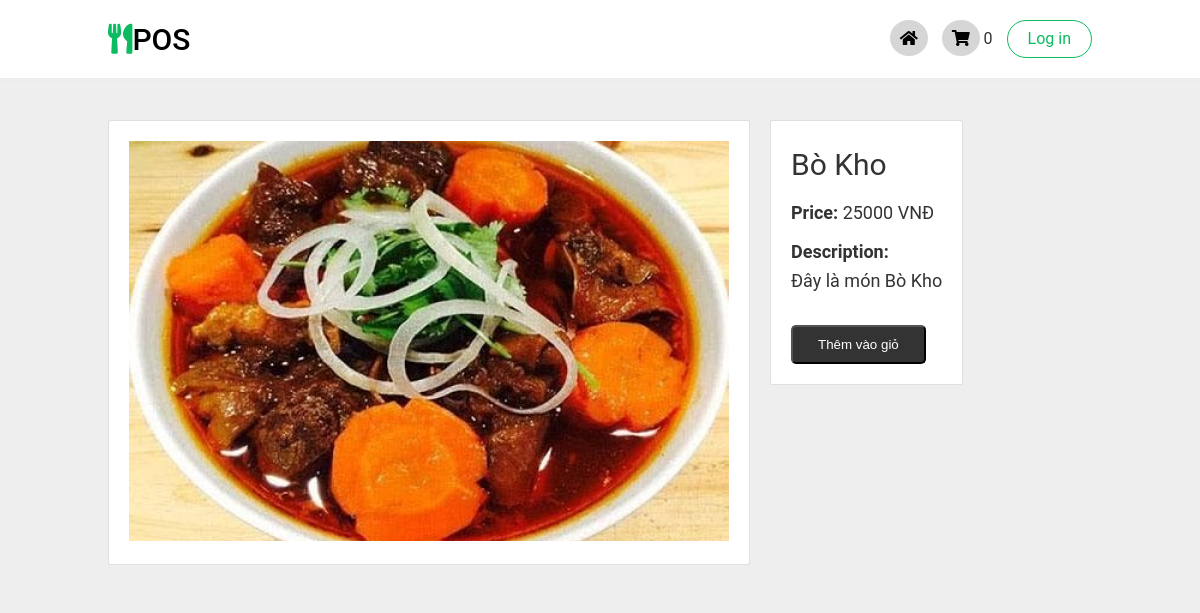
The page /index.php?controller=Dish&Id=2 on the database its author committed.
### tables this page shows
CREATE TABLE DISH (
    IDDISH INT PRIMARY KEY AUTO_INCREMENT,
    DISHNAME VARCHAR(100),
    PRICE INT,
    DESCRIP VARCHAR(200),
	TYPEDISH VARCHAR(50),
    PICTURE VARCHAR(200)
);

### Core/Controller.php (called while the page is built, shortened)
<?php
class Controller{
    public function callview($view,$data = []){
        require_once "./Views/".$view.".php";
    }
}
?>

### Controllers/DishController.php (called while the page is built, shortened)
<?php
class DishController extends Controller{
    public function show(){
        $dish = $this->callmodel("DishDB");
        $dish = $dish->getDish($_GET['Id']);
        $this->callview("Home",["page"=>"Dish","dish"=>$dish]);
    }
}
?>

### index.php (called while the page is built, shortened)
<?php
    require "./Core/Controller.php";
    require "./Core/DB.php";
    $actionName = $_REQUEST['action']??'show';
    $controller = new $controllerName;
    $controller->$actionName();

### Core/DB.php (called while the page is built, shortened)
<?php
class DB{
    public $servername ="localhost";
    public $username="root";
    public $password="phamvannhan";
    function __construct(){
        $this->connect = mysqli_connect($this->servername,$this->username,$this->password);
    }
}
?>

### Models/DishDB.php (called while the page is built, shortened)
<?php
class DishDB extends DB{
    function getDish($id){
        $array = "SELECT * FROM DISH where IDDISH =".$id.";";
        $result = $this->connect->query($array);
        $result = $result->fetch_array(MYSQLI_ASSOC);
        return $result;
    }
}
?>

### Views/Page/Dish.php (the view, shortened to what this page needs)
<section class="dish">
        <div class="container">
            <div class="image">
            <img class="imgs" src="./public/img/dish/<?= $data["dish"]['PICTURE'] ?>">
            </div>
            <div class="info">
                <h3><?= $data["dish"]['DISHNAME'];?></h3>
                <p class="field"><span class="title">Price:</span> <?= $data["dish"]['PRICE'];?> VNĐ </p>
                <p class="field"><span class="title">Description:</span> <br>
                <?= $data["dish"]['DESCRIP'];?>
                 </p>
            <?php if(!empty($_SESSION["idmanager"])) { ?>
            <div class="field quantity">
                    <!-- <span class="title">Quantity:</span>
                    <span class="icon">-</span>
                    <input type="number" value="1">
                    <span class="icon">+</span> -->
                    <form action="index.php?controller=manage&action=editDish&Id=<?= $data["dish"]["IDDISH"];?>" method="POST">
                    <button class="btn">Sửa</button>
                </form>
                <a href="index.php?controller=Dish&action=removeDish&Id=<?= $data["dish"]["IDDISH"];?>" class="btn">Xóa</a>
            </div>
            <?php } else {?>
            <button class="btn" name="<?= $data["dish"]['IDDISH']?>" onclick="Addtocart(name)">Thêm vào giỏ</button>
            <?php } ?>
        </div>
    </div>
</section>

### public/css/style.css (style rules this page uses)
*, *::before, *::after { box-sizing: border-box; }
html, body, div, span, applet, object, iframe, h1, h2, h3, h4, h5, h6, p, blockquote, pre, a, abbr, acronym, address, big, cite, code, del, dfn, em, img, ins, kbd, q, s, samp, small, strike, strong, sub, sup, tt, var, b, u, i, center, dl, dt, dd, ol, ul, li, fieldset, form, label, legend, table, caption, tbody, tfoot, thead, tr, th, td, article, aside, canvas, details, embed, figure, figcaption, footer, header, hgroup, menu, nav, output, ruby, section, summary, time, mark, audio, video { margin: 0; padding: 0; border: 0; font-size: 100%; font: inherit; vertical-align: baseline; }
article, aside, details, figcaption, figure, footer, header, hgroup, menu, nav, section { display: block; }
body { line-height: 1; }
html { font-size: 62.5%; overflow-x: hidden; scroll-padding-top: 5.5rem; scroll-behavior: smooth; }
body { font-size: 1.6rem; font-family: "Roboto", sans-serif; font-weight: 400; color: #333; background-color:#eee; }
section { padding: 2rem 9%; }
.btn { display: inline-block; padding: 1rem 2.5rem; color: #fff; background-color: #333; border-radius: 0.5rem; font-weight: 500; transition: all 0.5s; cursor: pointer; }
.dish { padding-top: 12rem; font-size: 1.8rem; background-color: #fff; }
.dish .container { display: flex; align-items: flex-start; gap: 2rem; position: relative; z-index: 100; }
.dish .image { text-align: center; padding: 2rem; background-clip: border-box; border: 1px solid rgba(0, 0, 0, 0.125); border-radius: 0.25rem; background-color: #fff; }
.dish .info { padding: 2rem; border: 1px solid #000; border-radius: 5px; line-height: 1.6; background-clip: border-box; border: 1px solid rgba(0, 0, 0, 0.125); border-radius: 0.25rem; background-color: #fff; }
.dish .info h3 { font-size: 3rem; font-weight: 400; }
.dish .info span.title { font-weight: 700; }
.dish .info .field { margin-top: 1rem; margin-bottom: 1rem; }
.dish .info .btn { margin-top: 2rem; }

### rows shown on the page
dish: PICTURE (picture), DISHNAME "Bò Kho", PRICE "25000", DESCRIP "Đây là món Bò Kho"
